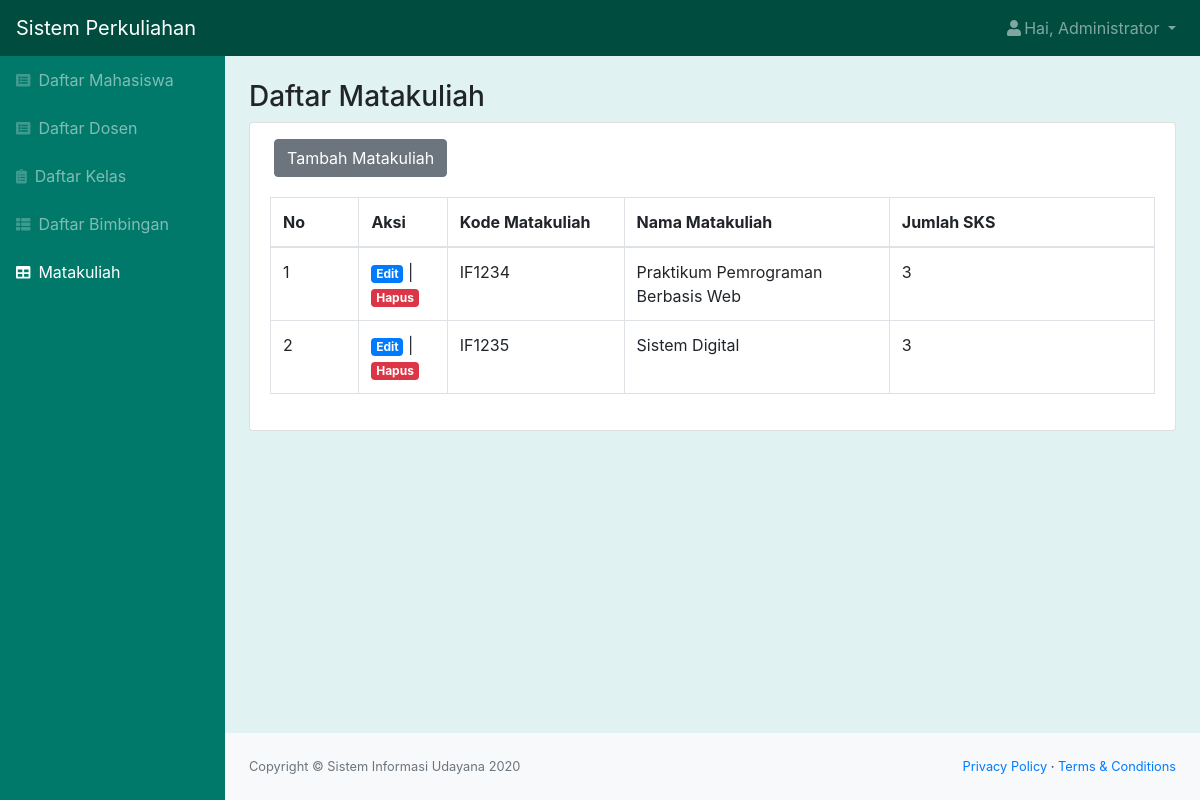
Page /matakuliah.php (signed in) on the committed database.
### tables this page shows
CREATE TABLE `matakuliah` (
  `id_mk` int(11) NOT NULL,
  `kode_mk` char(6) NOT NULL,
  `matakuliah` varchar(100) NOT NULL,
  `sks` int(11) NOT NULL
);

### matakuliah.php (the view, shortened to what this page needs)
<?php
include "function.php";
$queryMatakuliah = mysqli_query($koneksi, "SELECT * FROM matakuliah");
$nama = $_SESSION['nama'];
$role = $_SESSION['role'];
?>
<!DOCTYPE html>
<html lang="en">
    <head>
        <link href="css/styles.css" rel="stylesheet" />
        <link href="https://cdn.datatables.net/1.10.20/css/dataTables.bootstrap4.min.css" rel="stylesheet" />
        <link href="css/panel.css" rel="stylesheet" />
    </head>
    <body class="sb-nav-fixed">
        <nav class="sb-topnav navbar navbar-expand navbar-dark bg-dark">
            <a class="navbar-brand" href="index.html">Sistem Perkuliahan</a>
            <ul class="navbar-nav ml-auto">
                <li class="nav-item dropdown">
                    <a class="nav-link dropdown-toggle" id="userDropdown" href="#" role="button" data-toggle="dropdown" aria-haspopup="true" aria-expanded="false"><i class="fas fa-user fa-fw"></i>Hai, <?= $nama; ?> </a>
                </li>
            </ul>
        </nav>
        <div id="layoutSidenav">
            <div id="layoutSidenav_nav">
                <nav class="sb-sidenav accordion sb-sidenav-dark" id="sidenavAccordion">
                    <div class="sb-sidenav-menu">
                        <div class="nav">
                            <a class="nav-link" href="mahasiswa.php"
                                ><div class="sb-nav-link-icon"><i class="fas fa-list-alt"></i></div>
                                Daftar Mahasiswa</a
                            >
                            <a class="nav-link" href="dosen.php"
                                ><div class="sb-nav-link-icon"><i class="fas fa-list-alt"></i></div>
                                Daftar Dosen</a
                            >
                            <a class="nav-link" href="kelas.php"
                                ><div class="sb-nav-link-icon"><i class="fas fa-clipboard-list"></i></div>
                                Daftar Kelas</a
                            >
                            <a class="nav-link" href="bimbingan.php"
                                ><div class="sb-nav-link-icon"><i class="fas fa-th-list"></i></div>
                                Daftar Bimbingan</a
                            >
                            <?php if($role == "0") { ?>
                            <a class="nav-link active" href="matakuliah.php"
                                ><div class="sb-nav-link-icon"><i class="fas fa-table"></i></div>
                                Matakuliah</a>
                            <?php } ?>
                        </div>
                    </div>
                </nav>
            </div>
            <div id="layoutSidenav_content">
                <main>
                    <div class="container-fluid">
                        <h3 class="mt-4">Daftar Matakuliah</h3>
                        <div class="card mb-4">
                        <?php if($role == "0") { ?>
                            <div class="tambah mt-3 px-4">
                                <a href="tambah_matkul.php" class="btn btn-secondary">Tambah Matakuliah</a>
                            </div>
                        <?php } ?>
                            <div class="card-body">
                                <div class="table-responsive">
                                <table class="table table-bordered" id="dataTable" width="100%" cellspacing="0">
                                        <thead>
                                            <tr>
                                                <th class="col-sm-1">No</th>
                                                <?php if($role == "0") { ?>
                                                <th class="col-sm-1">Aksi</th>
                                                <?php } ?>
                                                <th class="col-sm-2">Kode Matakuliah</th>
                                                <th class="col-sm-3">Nama Matakuliah</th>
                                                <th class="col-sm-3">Jumlah SKS</th>
                                            </tr>
                                        </thead>
                                        <?php $i=1; ?>
                                        <?php while ($data = mysqli_fetch_assoc($queryMatakuliah)) { ?>
                                            <tr>
                                                <td><?= $i; ?></td>
                                                <?php if($role == "0") { ?>
                                                <td><a href="edit_matakuliah.php?id_mk=<?= $data['id_mk']; ?>" class="badge badge-primary ">Edit</a> | <a href="function.php?act=hapusMatakuliah&id_mk=<?= $data['id_mk']; ?>" onclick="return confirm('Yakin ingin menghapus matakuliah?');" class="badge badge-danger ">Hapus</a></td>
                                                <?php } ?>
                                                <td><?= $data['kode_mk']; ?></td>
                                                <td><?= $data['matakuliah']; ?></td>
                                                <td><?= $data['sks']; ?></td>
                                            </tr>
                                        <?php $i++; ?>
                                        <?php } ?>
                                    </table>
                                </div>
                            </div>
                        </div>
                    </div>
                </main>
                <footer class="py-4 bg-light mt-auto">
                    <div class="container-fluid">
                        <div class="d-flex align-items-center justify-content-between small">
                            <div class="text-muted">Copyright &copy; Sistem Informasi Udayana 2020</div>
                            <div>
                                <a href="#">Privacy Policy</a>
                                &middot;
                                <a href="#">Terms &amp; Conditions</a>
                            </div>
                        </div>
                    </div>
                </footer>
            </div>
        </div>
    </body>
</html>

### css/panel.css (style rules this page uses)
.bg-dark { background-color: #004d40 !important; }
.sb-sidenav-dark { background-color: #00796b !important; }
body { background-color: #e0f2f1 !important; }

### rows in the picture
matakuliah: kode_mk "IF1234", matakuliah "Praktikum Pemrograman Berbasis Web", sks "3"
matakuliah: kode_mk "IF1235", matakuliah "Sistem Digital", sks "3"

### other values in the picture
$nama "Administrator"
